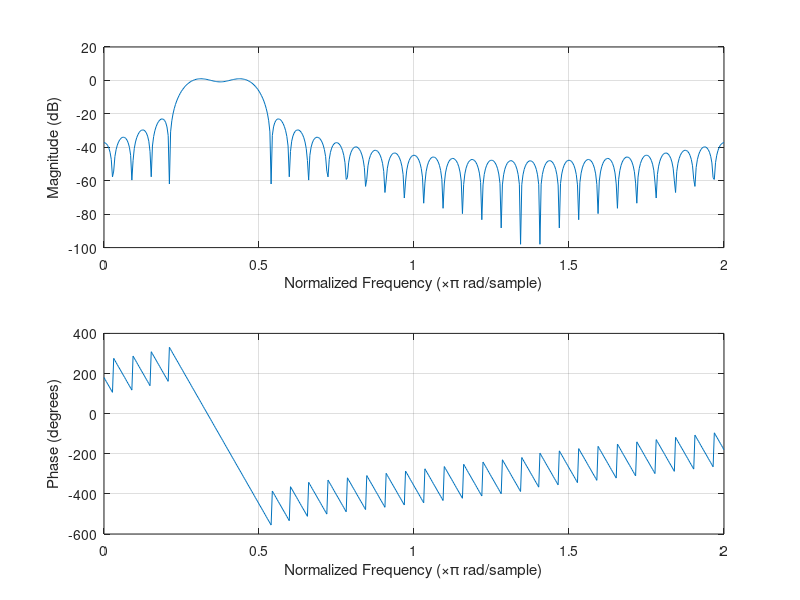
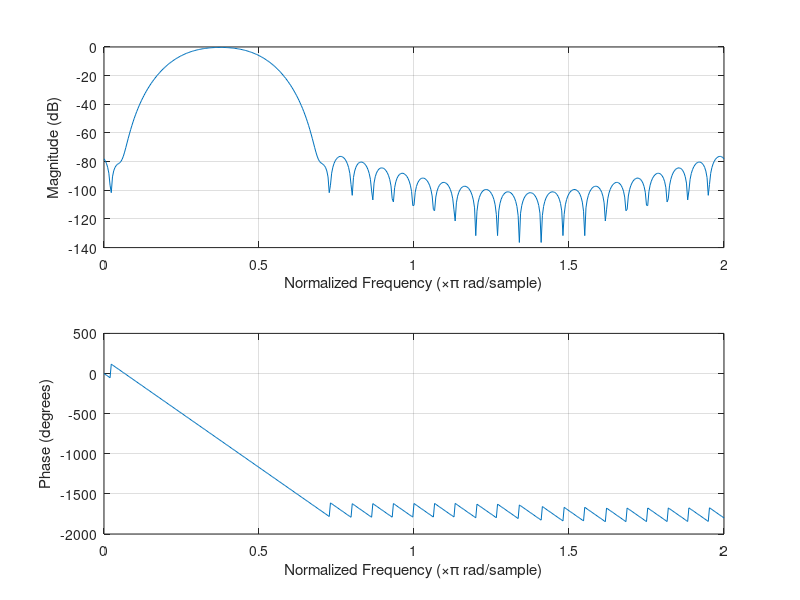
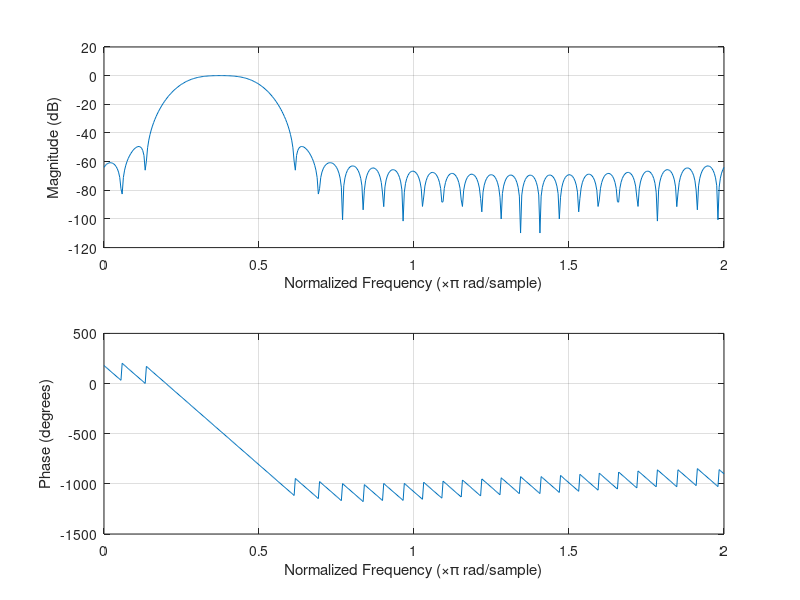

Here is the MATLAB script that generated these plots, in order:
clc;
clear all;
close all;

% rect
wc=pi/2;
M=31;

for n=0:M
    w=1;
    r=@(w) exp(-1i*w*(n-(M-1)/2));
    Q=integral(r,-pi/4,-pi/2);
    y(n+1)=(1/(2*pi))*Q;
    h(n+1)=y(n+1).*w;
end
figure;
freqz(h);

% hamming
for n=0:M
    w2=0.42-0.5*cos(2*pi*n/(M-1))+0.08*cos(4*pi*n/(M-1));
     r=@(w) exp(-1i*w*(n-(M-1)/2));
    Q=integral(r,-pi/4,-pi/2);
    y(n+1)=(1/(2*pi))*Q;
    h2(n+1)=y(n+1).*w2;
end
figure;
freqz(h2);

% blackman
for n=0:M
    w3=0.54-0.46*cos(2*pi*n/(M-1));
     r=@(w) exp(-1i*w*(n-(M-1)/2));
     Q=integral(r,-pi/4,-pi/2);
     y(n+1)=(1/(2*pi))*Q;
    h3(n+1)=y(n+1).*w3;
end
figure;
freqz(h3);